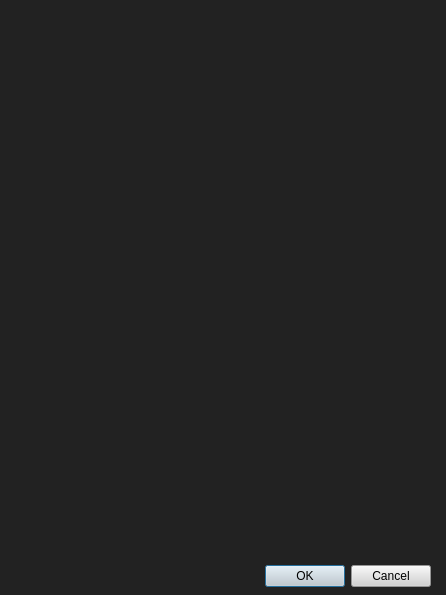
<?xml version="1.0" encoding="UTF-8"?>
<ui version="4.0">
 <class>CharacterSheet</class>
 <widget class="QDialog" name="CharacterSheet">
  <property name="geometry">
   <rect>
    <x>0</x>
    <y>0</y>
    <width>446</width>
    <height>595</height>
   </rect>
  </property>
  <property name="windowTitle">
   <string>Dialog</string>
  </property>
  <property name="windowOpacity">
   <double>1.000000000000000</double>
  </property>
  <property name="styleSheet">
   <string notr="true">background-color: rgb(34, 34, 34);</string>
  </property>
  <widget class="QDialogButtonBox" name="buttonBox">
   <property name="geometry">
    <rect>
     <x>90</x>
     <y>560</y>
     <width>341</width>
     <height>32</height>
    </rect>
   </property>
   <property name="styleSheet">
    <string notr="true">background-color: rgb(209, 209, 209);</string>
   </property>
   <property name="orientation">
    <enum>Qt::Horizontal</enum>
   </property>
   <property name="standardButtons">
    <set>QDialogButtonBox::Cancel|QDialogButtonBox::Ok</set>
   </property>
  </widget>
  <widget class="QLabel" name="label">
   <property name="geometry">
    <rect>
     <x>0</x>
     <y>0</y>
     <width>501</width>
     <height>551</height>
    </rect>
   </property>
   <property name="text">
    <string/>
   </property>
   <property name="pixmap">
    <pixmap resource="resource.qrc">:/img/PaperDoll.png</pixmap>
   </property>
  </widget>
 </widget>
 <resources>
  <include location="resource.qrc"/>
 </resources>
 <connections>
  <connection>
   <sender>buttonBox</sender>
   <signal>accepted()</signal>
   <receiver>CharacterSheet</receiver>
   <slot>accept()</slot>
   <hints>
    <hint type="sourcelabel">
     <x>248</x>
     <y>254</y>
    </hint>
    <hint type="destinationlabel">
     <x>157</x>
     <y>274</y>
    </hint>
   </hints>
  </connection>
  <connection>
   <sender>buttonBox</sender>
   <signal>rejected()</signal>
   <receiver>CharacterSheet</receiver>
   <slot>reject()</slot>
   <hints>
    <hint type="sourcelabel">
     <x>316</x>
     <y>260</y>
    </hint>
    <hint type="destinationlabel">
     <x>286</x>
     <y>274</y>
    </hint>
   </hints>
  </connection>
 </connections>
</ui>
